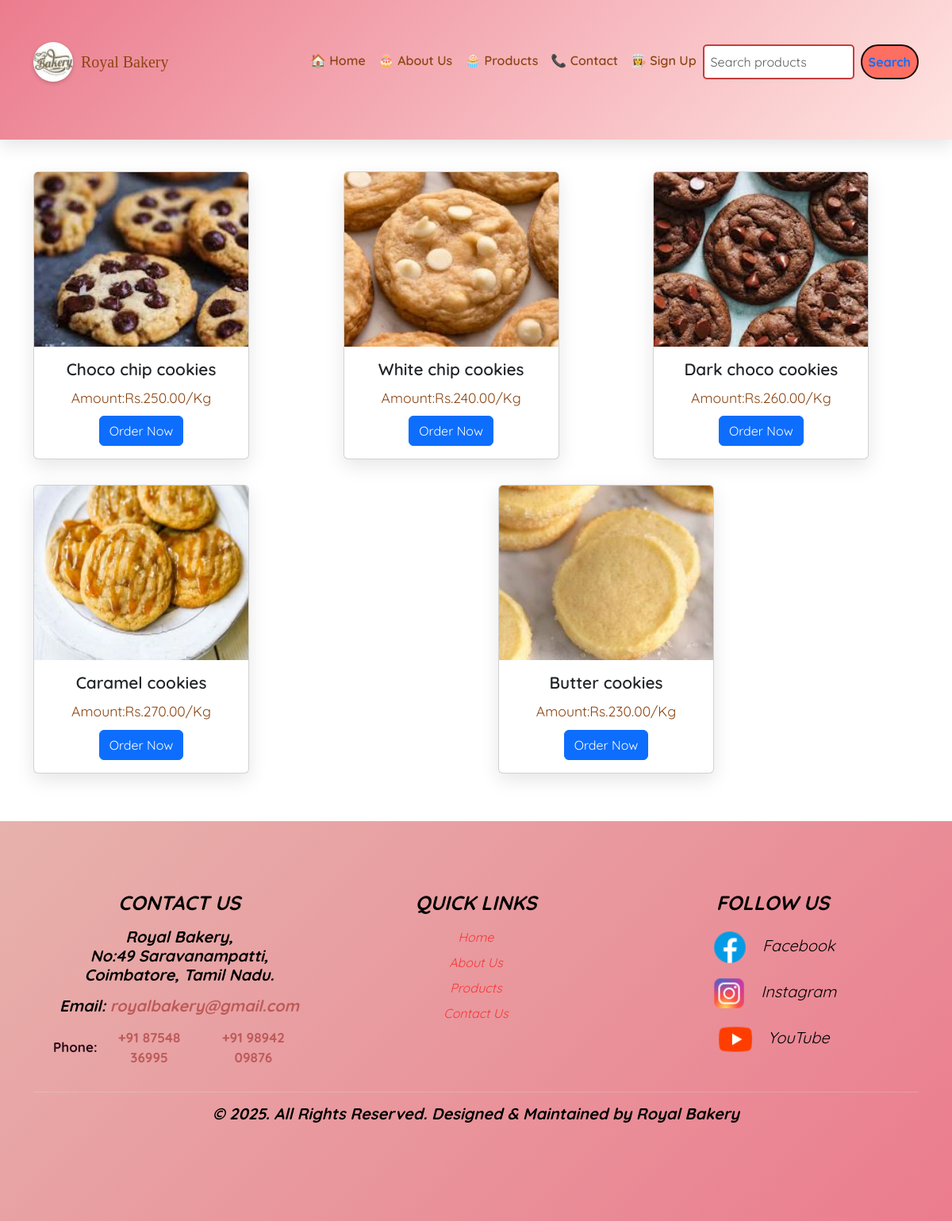
/search1/, run on the app's committed database.
### app/models.py (models this page shows)
class Cookies(models.Model):
        cookies_image = models.ImageField(upload_to='cookies/')
        title=models.CharField(max_length=50)
        amount=models.DecimalField(max_digits=10,decimal_places=2)

### app/views.py (the view)
# urls.py: path('search1/',views.search1,name='search1'),
def search1(request):
    search1=Cookies.objects.all()
    return render(request,'search1.html',{'search1':search1})

### template/search1.html (shortened to what this page needs)
{% extends "home.html" %}
{% block home %}
{% load static %}
<link rel="stylesheet" href="{% static 'css/search.css' %}">
      {% load django_bootstrap5 %}
      {% bootstrap_css %}
    <div class="container text-center">
        <div class="row">
            {% for i in search1 %}
          <div class="col">
            <div class="card" style="width: 17rem;">
                <img src="{{ i.cookies_image.url}}" class="card-img-top" alt="...">
                <div class="card-body">
                  <h5 class="card-title">{{ i.title }}</h5>
                  <p class="card-text">Amount:Rs.{{ i.amount }}/Kg</p>
                  <a href="{% url 'place_order' 'cookies' i.id %}" class="btn btn-primary">Order Now</a>
                </div>
            </div>
          </div>
            {% endfor %}
        </div>
    </div>
{% endblock %}

### static/css/home.css (style rules this page uses)
body { font-family: 'Quicksand', sans-serif; background-color: #fffdf9; margin: 0; }
.card-img-top { display: flex; height: 500px; width: 40px; }

### static/css/search.css (style rules this page uses)
.container { padding-top: 40px; padding-bottom: 60px; }
.row { display: flex; flex-wrap: wrap; justify-content: center; gap: 2rem; }
.card { width: 18rem; border: none; border-radius: 20px; box-shadow: 0 8px 25px rgba(0, 0, 0, 0.1); transition: transform 0.3s ease, box-shadow 0.3s ease; background: #fffdf9; font-family: 'Quicksand', sans-serif; }
.card-img-top { border-top-left-radius: 20px; border-top-right-radius: 20px; height: 220px; object-fit: cover; }
.card-body { padding: 1rem 1.2rem; }
.card-title { font-size: 1.3rem; color: #d2691e; font-weight: 600; }
.card-text { color: #8b4513; font-size: 1.1rem; margin: 10px 0; }
.btn-primary { background-color: #ff6961; border: none; border-radius: 30px; padding: 10px 20px; font-weight: 600; transition: background 0.3s ease; }

### data on the page
Cookies: cookies_image (picture), title "Choco chip cookies", amount "250.00"
Cookies: cookies_image (picture), title "White chip cookies", amount "240.00"
Cookies: cookies_image (picture), title "Dark choco cookies", amount "260.00"
Cookies: cookies_image (picture), title "Caramel cookies", amount "270.00"
Cookies: cookies_image (picture), title "Butter cookies", amount "230.00"
